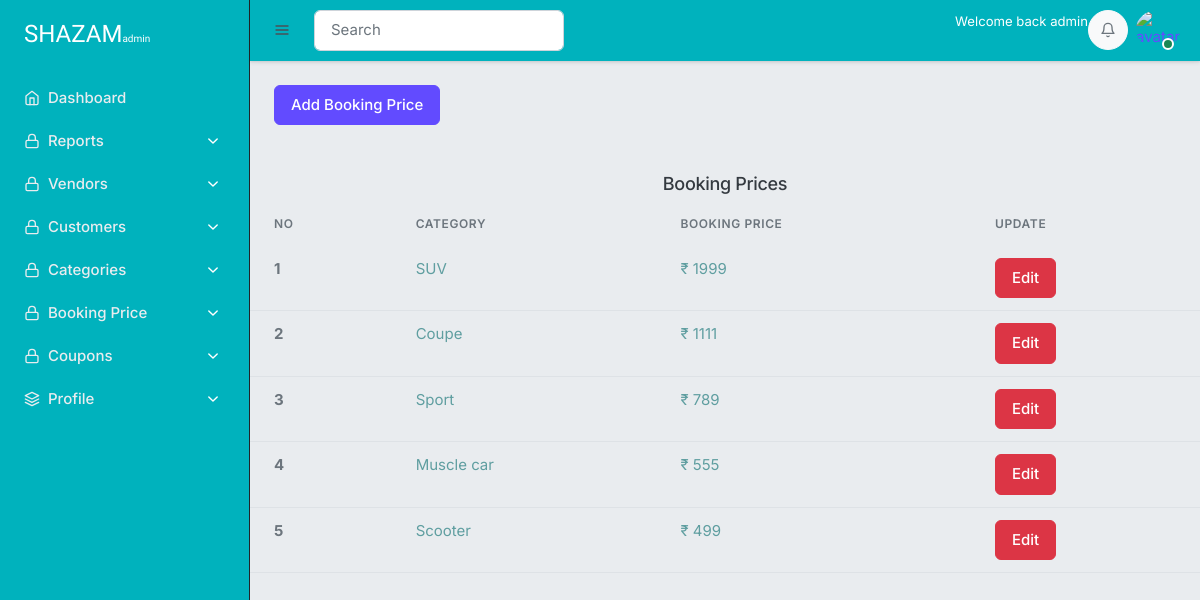
The page /superadmin/price_table on the database as committed earlier.
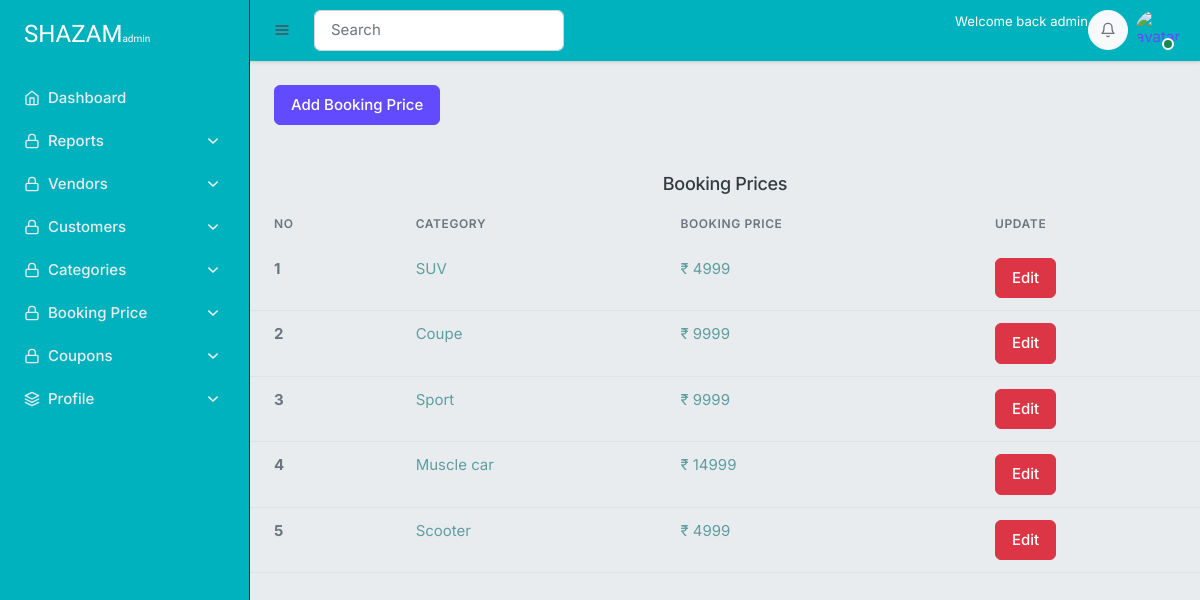
The same page on the database as committed later.
### superadmin/models.py (models this page shows, shortened)
class BookingPrice(models.Model):
    category=models.OneToOneField(Category,on_delete=models.CASCADE)
    booking_price=models.IntegerField(default=999)

### category/models.py (models this page shows)
class Category(models.Model):
    category_name=models.CharField(max_length=50,unique=True)
    slug=models.SlugField(max_length=100,unique=True)
    gif= models.URLField(max_length=1000,default='None')
    class Meta:
        verbose_name        ='Category'
        verbose_name_plural ='Categories'
    def __str__(self):
        return self.category_name

### superadmin/views.py (the view)
# urls.py: path('price_table',views.price_table,name='price_table'),
def price_table(request):
    bookingprices=BookingPrice.objects.all()
    context={
        'bookingprices':bookingprices,
    }
    return render(request,'superadmin/price_table.html',context)

### cart/context_processors.py (called while the page is built, shortened)
def counter(request):
    cart_count=0
    if 'admin' in request.path:
        return {}
    return dict(cart_count=cart_count)

### category/context_processors.py (called while the page is built)
def menu_links(request):
    links=Category.objects.all()
    return dict(all_categories=links)

### templates/superadmin/price_table.html
{% extends 'superadmin/base.html'%}
{% load static %}
{% load humanize %}
{% block content %}
<a href="{% url 'add_price' %}"><div class="btn btn-primary m-5 ">Add Booking Price</div></a>
<h4 class="text-center mt-5">Booking Prices</h4>
<div class="table-responsive">
    <table class="table">
        <thead>
          <tr>
            <th scope="col">No</th>
            <th scope="col">Category</th>
            <th scope="col">Booking Price</th>
            <th scope="col">Update</th>
          </tr>
        </thead>
        <tbody>
            {% for bookingprice in bookingprices %}
          <tr>
            <th scope="row">{{ forloop.counter }}</th>
            <td><span style="color: cadetblue;">{{bookingprice.category}} </span></td>
            <td><span style="color: cadetblue;">₹ {{bookingprice.booking_price}} </span></td>
            <td>
                <a   href="{% url 'edit_price' bookingprice.id %}" class="btn btn-danger ">Edit</a>
            </td>
        </tr>
          {% endfor %}
        </tbody>
      </table>
</div>
{% endblock %}

Rows that differ between the two databases and show on the page:
changed BookingPrice "SUV": booking_price "1999" → "4999"
changed BookingPrice "Coupe": booking_price "1111" → "9999"
changed BookingPrice "Sport": booking_price "789" → "9999"
changed BookingPrice "Muscle car": booking_price "555" → "14999"
changed BookingPrice "Scooter": booking_price "499" → "4999"
